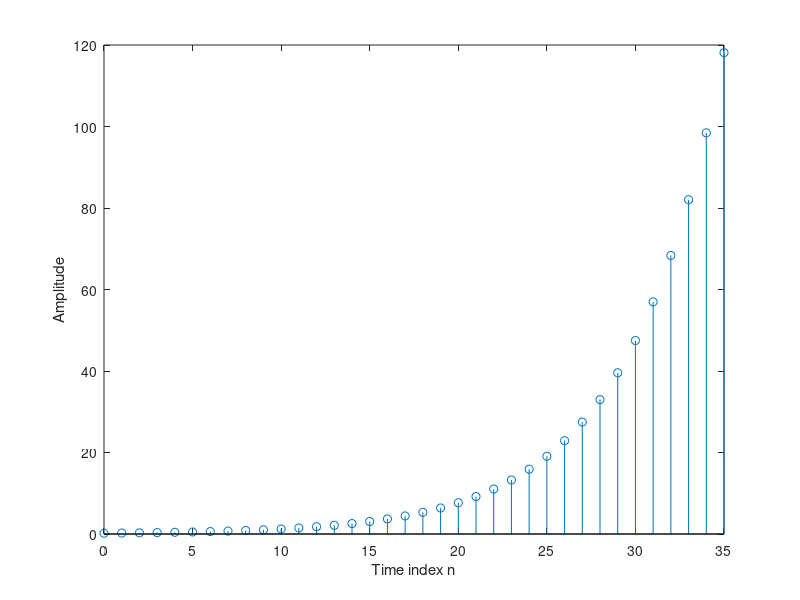

The MATLAB source for this figure:
% Program P1_3
% Generation of a real exponential sequence
clf;
n = 0:35; a = 1.2; K = 0.2;
x = K*a.^+n;
stem(n,x);
xlabel('Time index n');ylabel('Amplitude');
energy = sum(x.*x);
